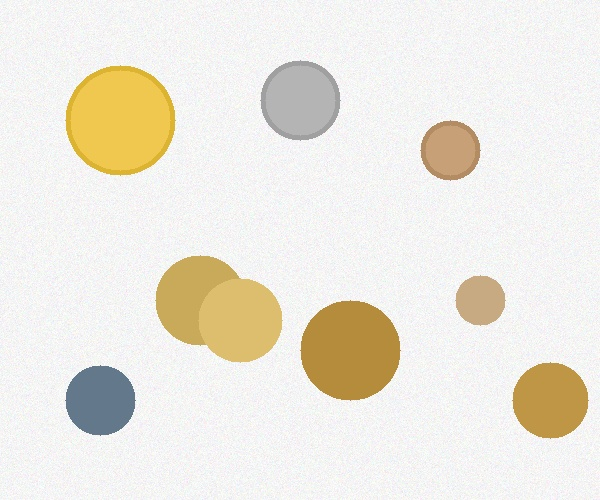
#> input picture circle_detector/test_images/test1_mixed_coins.jpg, 600 x 500 px
$ python circle_detector.py test_images/test1_mixed_coins.jpg
#> lines starting #> are read from the running program, lines starting #| are printed output that depends on the picture; after the words box and inside, x2 and y2 are one past the last pixel; in counts of white or black regions, pixels touching at a corner belong together
"""
Circle detection assignment solution using Hough Circle Transform.
"""
from __future__ import annotations

import argparse
from pathlib import Path
from typing import Dict, Optional, Tuple

import cv2
import matplotlib.pyplot as plt
import numpy as np


def preprocess_image(
    image_path: str,
    blur_ksize: int = 5,
    use_median: bool = False,
    equalize_hist: bool = False,
) -> Tuple[np.ndarray, np.ndarray]:
    """Load image, convert to grayscale, and apply smoothing."""
    path = Path(image_path)
    if not path.exists() or not path.is_file():
        raise ValueError(f"Image path does not exist or is not a file: {path}")

    color = cv2.imread(str(path), cv2.IMREAD_COLOR)
    if color is None:
        raise ValueError(f"Failed to read image: {path}")

    gray = cv2.cvtColor(color, cv2.COLOR_BGR2GRAY)

    ksize = max(3, blur_ksize | 1)
    if use_median:
        gray = cv2.medianBlur(gray, ksize)
    else:
        gray = cv2.GaussianBlur(gray, (ksize, ksize), 0)

    if equalize_hist:
        gray = cv2.equalizeHist(gray)

    return color, gray


def detect_circles(
    gray_image: np.ndarray,
    dp: float = 1.2,
    min_dist: float = 50,
    param1: float = 100,
    param2: float = 30,
    min_radius: int = 10,
    max_radius: int = 0,
) -> Optional[np.ndarray]:
    """Detect circles using Hough Circle Transform."""
    if gray_image is None or gray_image.ndim != 2:
        raise ValueError("detect_circles expects a grayscale image")

    circles = cv2.HoughCircles(
        gray_image,
        cv2.HOUGH_GRADIENT,
        dp=dp,
        minDist=min_dist,
        param1=param1,
        param2=param2,
        minRadius=min_radius,
        maxRadius=max_radius,
    )

    if circles is None:
        return None

    return np.round(circles[0]).astype(int)


def visualize_circles(
    image: np.ndarray,
    circles: Optional[np.ndarray],
    save_path: Optional[Path] = None,
    show: bool = False,
) -> None:
    """Draw detected circles and optionally display/save the annotated image."""
    annotated = image.copy()

    if circles is not None:
        for idx, (x_center, y_center, radius) in enumerate(circles, start=1):
            cv2.circle(annotated, (x_center, y_center), radius, (0, 255, 0), 2)
            cv2.circle(annotated, (x_center, y_center), 2, (0, 0, 255), 3)
            label = f"ID {idx}: r={radius}px"
            cv2.putText(
                annotated,
                label,
                (x_center - radius, y_center - radius - 5),
                cv2.FONT_HERSHEY_SIMPLEX,
                0.5,
                (0, 255, 0),
                1,
                cv2.LINE_AA,
            )

    if save_path:
        save_path.parent.mkdir(parents=True, exist_ok=True)
        cv2.imwrite(str(save_path), annotated)

    if show:
        rgb_original = cv2.cvtColor(image, cv2.COLOR_BGR2RGB)
        rgb_annotated = cv2.cvtColor(annotated, cv2.COLOR_BGR2RGB)
        fig, axes = plt.subplots(1, 2, figsize=(10, 5))
        axes[0].imshow(rgb_original)
        axes[0].set_title("Original")
        axes[0].axis("off")
        axes[1].imshow(rgb_annotated)
        axes[1].set_title("Annotated")
        axes[1].axis("off")
        plt.tight_layout()
        plt.show()


def calculate_statistics(circles: Optional[np.ndarray]) -> Dict[str, Optional[float]]:
    """Compute basic statistics for detected circles."""
    if circles is None or len(circles) == 0:
        return {
            "count": 0,
            "min_radius": None,
            "max_radius": None,
            "avg_radius": None,
        }

    radii = circles[:, 2].astype(float)
    return {
        "count": int(len(radii)),
        "min_radius": float(np.min(radii)),
        "max_radius": float(np.max(radii)),
        "avg_radius": float(np.mean(radii)),
    }


def format_statistics(stats: Dict[str, Optional[float]], circles: Optional[np.ndarray]) -> str:
    """Create a human-readable statistics report."""
    lines = ["Circle Detection Statistics"]
    lines.append(f"Total circles: {stats['count']}")

    if stats["count"] == 0:
        lines.append("No circles were detected.")
    else:
        lines.append(f"Min radius: {stats['min_radius']:.2f} px")
        lines.append(f"Max radius: {stats['max_radius']:.2f} px")
        lines.append(f"Avg radius: {stats['avg_radius']:.2f} px")
        lines.append("")
        lines.append("Circles (x, y, r):")
        for idx, (x_center, y_center, radius) in enumerate(circles, start=1):
            lines.append(f"  {idx}: ({x_center}, {y_center}), r={radius} px")

    return "\n".join(lines)


def save_statistics(report: str, path: Path) -> None:
    path.parent.mkdir(parents=True, exist_ok=True)
    path.write_text(report)


def parse_args() -> argparse.Namespace:
    parser = argparse.ArgumentParser(description="Hough Circle Detector")
    parser.add_argument("image", help="Path to input image")
    parser.add_argument("--output-dir", default="results", help="Directory to save outputs")
    parser.add_argument("--dp", type=float, default=1.2, help="Inverse accumulator ratio")
    parser.add_argument("--min-dist", type=float, default=50.0, help="Min distance between centers")
    parser.add_argument("--param1", type=float, default=100.0, help="Upper Canny threshold")
    parser.add_argument("--param2", type=float, default=30.0, help="Accumulator threshold")
    parser.add_argument("--min-radius", type=int, default=10, help="Minimum circle radius")
    parser.add_argument("--max-radius", type=int, default=0, help="Maximum circle radius (0 for auto)")
    parser.add_argument("--blur-ksize", type=int, default=5, help="Kernel size for blur (odd)")
    parser.add_argument("--median-blur", action="store_true", help="Use median blur instead of Gaussian")
    parser.add_argument("--equalize-hist", action="store_true", help="Apply histogram equalization to gray image")
    parser.add_argument("--show", action="store_true", help="Display original and annotated images")
    parser.add_argument("--save-name", default=None, help="Filename for annotated image (defaults to input name)")
    return parser.parse_args()


def main() -> None:
    args = parse_args()

    color, gray = preprocess_image(
        args.image,
        blur_ksize=args.blur_ksize,
        use_median=args.median_blur,
        equalize_hist=args.equalize_hist,
    )
#> in preprocess_image, color is the input picture: shape (500, 600, 3); mean B, G, R 222.6, 232.8, 237
#> in preprocess_image, `gray = cv2.cvtColor(color, cv2.COLOR_BGR2GRAY)`:
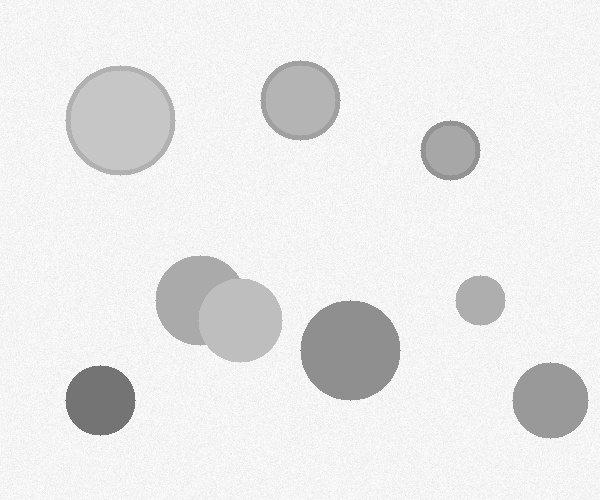
#> gray: shape (500, 600); min 110, max 255, mean 232.9

    circles = detect_circles(
        gray,
        dp=args.dp,
        min_dist=args.min_dist,
        param1=args.param1,
        param2=args.param2,
        min_radius=args.min_radius,
        max_radius=args.max_radius,
    )
#> in detect_circles, `circles = cv2.HoughCircles( gray_image, cv2.HOUGH_GRADIENT, dp=dp, min..`: circles = [[199.8, 300.6, 44.68], [349.8, 348.6, 48.76], [550.2, 399, 37.6], [449.4, 150.6, 29.68], [120.6, 121.8, 53.08], [101.4, 400.2, 33.88], [480.6, 300.6, 24.52], [298.2, 99, 38.32]]
#> circles = [[200, 301, 45], [350, 349, 49], [550, 399, 38], [449, 151, 30], [121, 122, 53], [101, 400, 34], [481, 301, 25], [298, 99, 38]]

    stats = calculate_statistics(circles)
#> in calculate_statistics, `radii = circles[:, 2].astype(float)`: radii = [45, 49, 38, 30, 53, 34, 25, 38]
#> stats = {'count': 8, 'min_radius': 25, 'max_radius': 53, 'avg_radius': 39}
    report = format_statistics(stats, circles)
#> the loop in format_statistics, `for idx, (x_center, y_center, radius) in enumerate(circles, start=1):` made 8 passes
#> after the loop in format_statistics, `for idx, (x_center, y_center, radius) in enumerate(circles, start=1):`: lines = 15 items, first 6: 'Circle Detection Statistics', 'Total circles: 8', 'Min radius: 25.00 px', 'Max radius: 53.00 px', 'Avg radius: 39.00 px', ''

    output_dir = Path(args.output_dir)
    output_dir.mkdir(parents=True, exist_ok=True)

    input_name = Path(args.image).stem
    annotated_name = args.save_name or f"{input_name}_annotated.jpg"
    annotated_path = output_dir / annotated_name
    stats_path = output_dir / "statistics.txt"

    visualize_circles(color, circles, annotated_path, show=args.show)
#> the loop in visualize_circles, `for idx, (x_center, y_center, radius) in enumerate(circles, start=1):` made 8 passes
#> (x_center, y_center, radius, label) on passes 1 to 8: (200, 301, 45, 'ID 1: r=45px'), (350, 349, 49, 'ID 2: r=49px'), (550, 399, 38, 'ID 3: r=38px'), (449, 151, 30, 'ID 4: r=30px'), (121, 122, 53, 'ID 5: r=53px'), (101, 400, 34, 'ID 6: r=34px'), (481, 301, 25, 'ID 7: r=25px'), (298, 99, 38, 'ID 8: r=38px')
#> after the loop in visualize_circles, `for idx, (x_center, y_center, radius) in enumerate(circles, start=1):`:
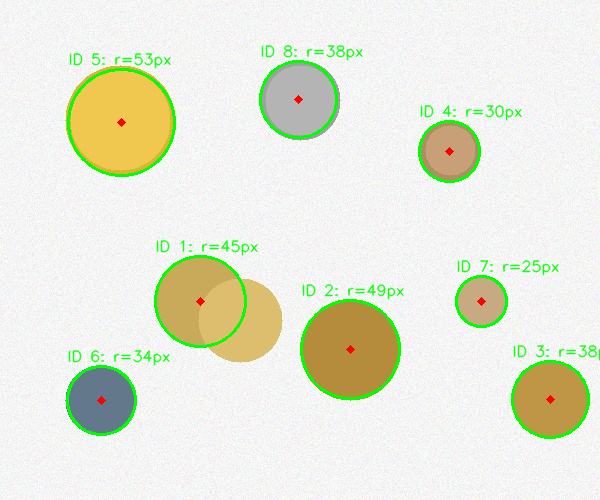
#> annotated: shape (500, 600, 3); 3.63% of pixels changed, all inside (x1, y1, x2, y2) = (66, 44, 600, 439)
    save_statistics(report, stats_path)

    print(report)
#| Circle Detection Statistics
#| Total circles: 8
#| Min radius: 25.00 px
#| Max radius: 53.00 px
#| Avg radius: 39.00 px
#| Circles (x, y, r):
#|   1: (200, 301), r=45 px
#|   2: (350, 349), r=49 px
#|   3: (550, 399), r=38 px
#|   4: (449, 151), r=30 px
#|   5: (121, 122), r=53 px
#|   6: (101, 400), r=34 px
#> (further printed lines are left out)
    print(f"Annotated image saved to: {annotated_path}")
    print(f"Statistics saved to: {stats_path}")


if __name__ == "__main__":
    main()
